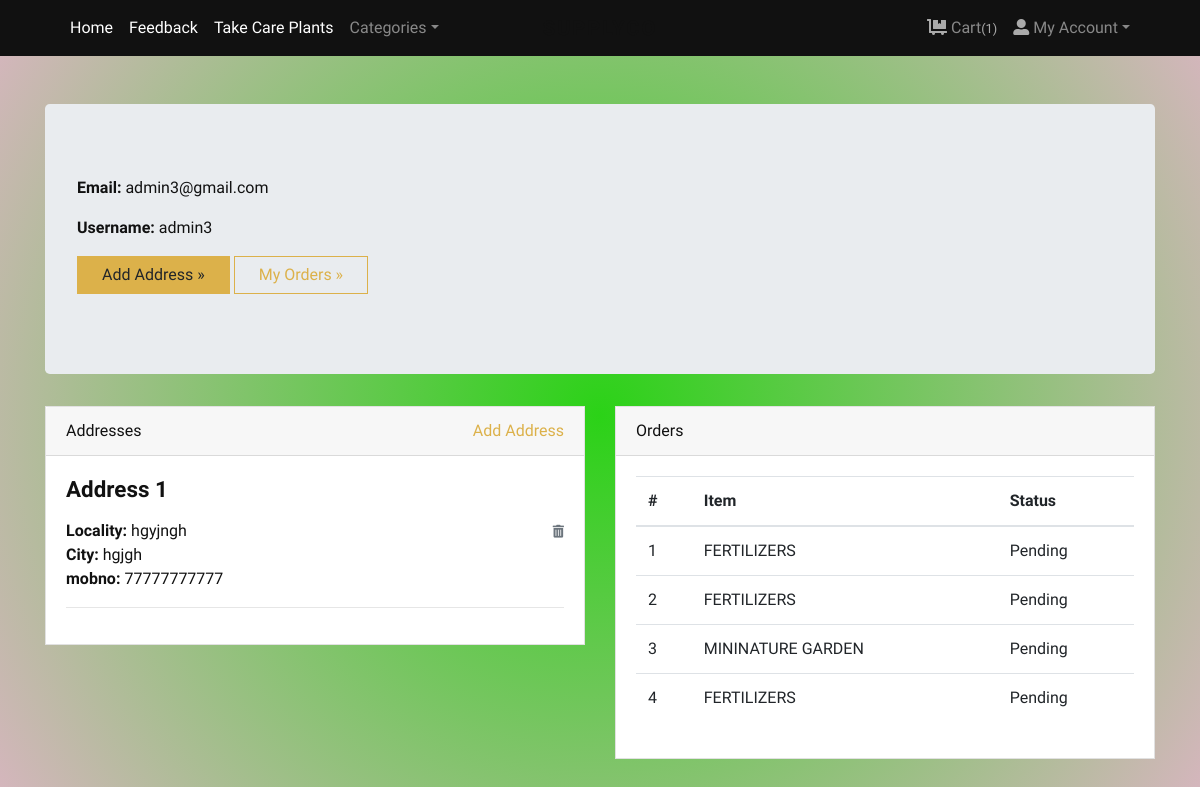
/accounts/profile/ (signed in), run on the app's committed database.
### store/models.py (models this page shows, shortened)
class Address(models.Model):
    user = models.ForeignKey(User, verbose_name="User", on_delete=models.CASCADE)
    locality = models.CharField(max_length=150, verbose_name="Nearest Location")
    city = models.CharField(max_length=150, verbose_name="City")
    mobno = models.CharField(max_length=150, verbose_name="mobno")

class Order(models.Model):
    user = models.ForeignKey(User, verbose_name="User", on_delete=models.CASCADE)
    address = models.ForeignKey(Address, verbose_name="Shipping Address", on_delete=models.CASCADE)
    product = models.ForeignKey(Product, verbose_name="Product", on_delete=models.CASCADE)
    quantity = models.PositiveIntegerField(verbose_name="Quantity")
    ordered_date = models.DateTimeField(auto_now_add=True, verbose_name="Ordered Date")
    status = models.CharField(
        choices=STATUS_CHOICES,
        max_length=50,
        default="pending"
    )

class Product(models.Model):
    title = models.CharField(max_length=150, verbose_name="Product Title")
    slug = models.SlugField(max_length=160, verbose_name="Product Slug")
    sku = models.CharField(max_length=255, unique=True, verbose_name="Unique Product ID (SKU)")
    short_description = models.TextField(verbose_name="Short Description")
    detail_description = models.TextField(blank=True, null=True, verbose_name="Detail Description")
    product_image = models.ImageField(upload_to='product', blank=True, null=True, verbose_name="Product Image")
    price = models.DecimalField(max_digits=8, decimal_places=2)
    productStock=models.PositiveIntegerField()
    category = models.ForeignKey(Category, verbose_name="Product Categoy", on_delete=models.CASCADE)
    is_active = models.BooleanField(verbose_name="Is Active?")
    is_featured = models.BooleanField(verbose_name="Is Featured?")
    created_at = models.DateTimeField(auto_now_add=True, verbose_name="Created Date")
    updated_at = models.DateTimeField(auto_now=True, verbose_name="Updated Date")
    class Meta:
        verbose_name_plural = 'Products'
        ordering = ('-created_at',)

### store/views.py (the view)
# urls.py: path('accounts/profile/', views.profile, name="profile"),
@login_required
def profile(request):
    addresses = Address.objects.filter(user=request.user)
    orders = Order.objects.filter(user=request.user)
    return render(request, 'account/profile.html', {'addresses': addresses, 'orders': orders})

### store/context_preprocessors.py (called while the page is built)
def store_menu(request):
    categories = Category.objects.filter(is_active=True)
    context = {
        'categories_menu': categories,
    }
    return context

def cart_menu(request):
    if request.user.is_authenticated:
        cart_items= Cart.objects.filter(user=request.user)
        context = {
            'cart_items': cart_items,
        }
    else:
        context = {}
    return context

### templates/account/profile.html (shortened to what this page needs)
{% extends 'base.html' %}
{% load static %}
    {% block content %}
<body style="background: radial-gradient(circle, rgba(43,210,23,1) 0%, rgba(218,181,194,1) 100%, rgba(148,187,233,1) 100%);">
      <div class="container py-5">
        <div class="jumbotron">
          <p><strong>Email:</strong> {{request.user.email}}</p>
          <p><strong>Username:</strong> {{request.user.username}}</p>
          <p><a class="btn btn-primary btn-large" href="{% url 'store:add-address' %}">Add Address »</a> <a class="btn btn-outline-primary btn-large" href="{% url 'store:orders' %}">My Orders »</a></p>
        </div>
        <div class="row">
          <div class="col-lg-6">
            <div class="card mb-4" id="headings">
              <div class="card-header">Addresses <span class="float-right"><a href="{% url 'store:add-address' %}">Add Address</a></span></div>
              <div class="card-body">
                {% if addresses %}
                    {% for address in addresses %}
                        <h4 class="mb-3">Address {{forloop.counter}}</h4>
                        <span class="float-right"><a href="{% url 'store:remove-address' address.id %}"><i class="fas fa-trash-alt small text-muted"></i></a></span>
                        <p>
                            <strong>Locality: </strong>{{address.locality}} <br>
                            <strong>City: </strong>{{address.city}} <br>
                            <strong>mobno: </strong>{{address.mobno}} <br>
                        </p>
                        <hr>
                    {% endfor %}
                {% else %}
                <div class="text-danger">
                  Address not Added.
                </div>
                {% endif %}
              </div>
            </div>
          </div>
          <div class="col-lg-6">
            <div class="card mb-4" id="tables">
              <div class="card-header">Orders</div>
              <div class="card-body">
                <table class="table table-hover">
                  <thead>
                    <tr>
                      <th>#</th>
                      <th>Item</th>
                      <th>Status</th>
                    </tr>
                  </thead>
                  <tbody>
                    {% if orders %}
                      {% for order in orders %}
                        <tr>
                          <td>{{forloop.counter}}</td>
                          <td>{{order.product.title}}</td>
                          <td>
                            {{order.status}}
                          </td>
                        </tr>
                      {% endfor %}
                    {% else %}
                    <tr>
                      <td class="text-danger" colspan="3">You've not Ordered anything yet.</td>
                    </tr>
                    {% endif %}
                  </tbody>
                </table>
              </div>
            </div>
          </div>
        </div>
      </div>
{% endblock content %}

### supplyco/static/css/style.default.css (style rules this page uses)
strong { font-weight: 700; }
.btn { font-weight: 400; border: 1px solid transparent; font-family: inherit; padding: 0.375rem 1.5rem; font-size: 1rem; line-height: 1.5; border-radius: 0; transition: color 0.15s ease-in-out, background-color 0.15s ease-in-out, border-color 0.15s ease-in-out, box-shadow 0.15s ease-in-out; }
.btn-primary { color: #212529; background-color: #dcb14a; border-color: #dcb14a; }
.btn-outline-primary { color: #dcb14a; background-color: transparent; background-image: none; border-color: #dcb14a; }
body { font-family: "Libre Franklin", sans-serif; font-size: 1rem; font-weight: 400; line-height: 1.5; color: #111111; background-color: #fff; }
a { color: #dcb14a; text-decoration: none; }
h1, h2, h3, h4, h5, h6, .h1, .h2, .h3, .h4, .h5, .h6 { margin-bottom: 0.5rem; font-family: inherit; font-weight: 900; line-height: 1.2; color: inherit; }
h4, .h4 { font-size: 1.4rem; }
hr { border-top: 1px solid rgba(17, 17, 17, 0.1); }
small, .small { font-size: 80%; font-weight: 400; }
.card { background-color: #fff; border: 1px solid rgba(17, 17, 17, 0.125); border-radius: 0; }
.card-body { padding: 1.25rem; }
.card-header { padding: 0.75rem 1.25rem; background-color: rgba(17, 17, 17, 0.03); border-bottom: 1px solid rgba(17, 17, 17, 0.125); }
.card-header:first-child { border-radius: calc(0 - 1px) calc(0 - 1px) 0 0; }

### data on the page
Address: locality "hgyjngh", city "hgjgh", mobno "77777777777"
Order: product "FERTILIZERS", status "Pending"
Order: product "FERTILIZERS", status "Pending"
Order: product "MININATURE GARDEN", status "Pending"
Order: product "FERTILIZERS", status "Pending"

### other printed values
{{ cart_items.count }} "1"
{{ request.user.email }} "admin3@gmail.com"
{{ request.user.username }} "admin3"
